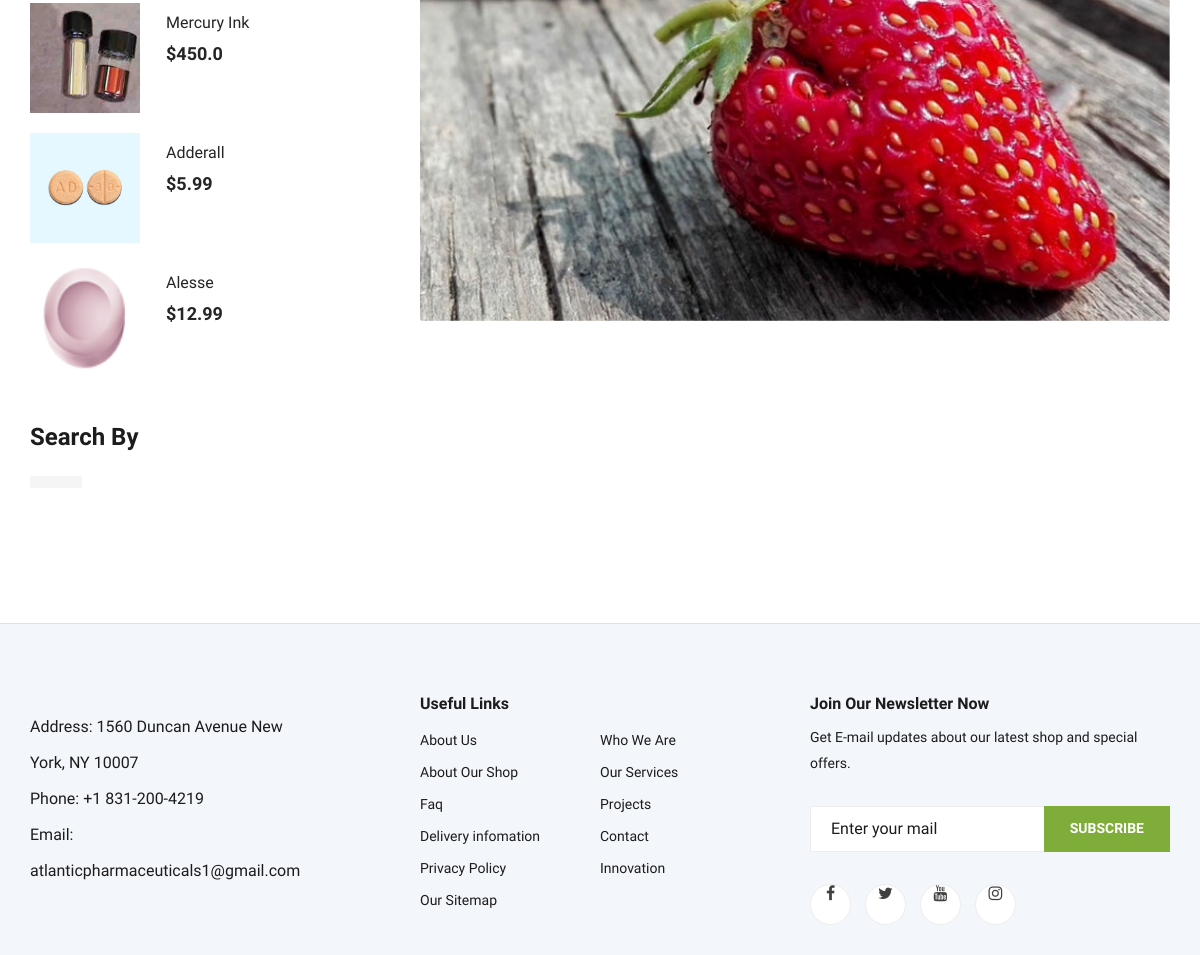
The app's page /pay/ (lower part), older data.
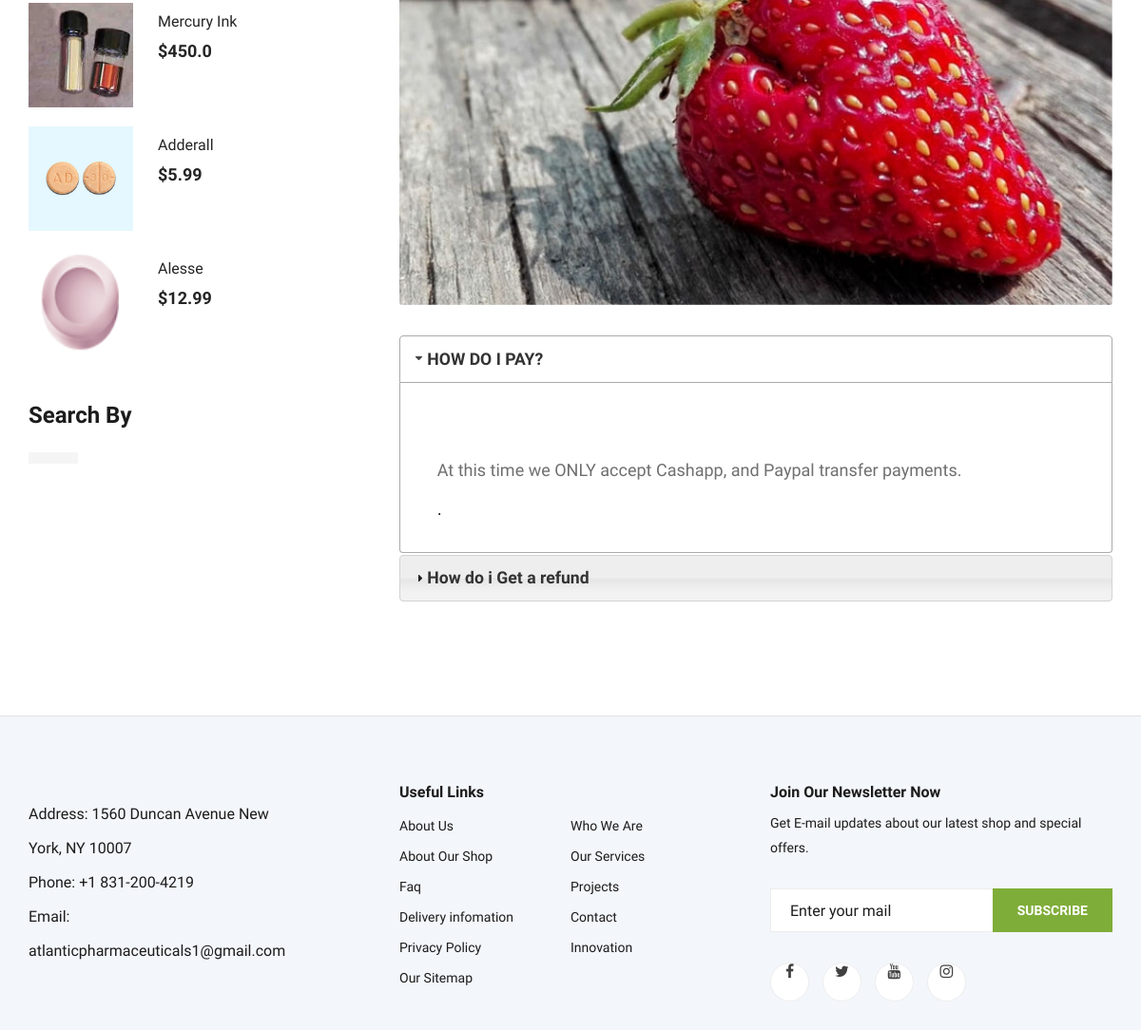
The same page, newer data.
### product/models.py (models this page shows, shortened)
class Product(models.Model):
    STATUS = (
        ('True', 'True'),
        ('False', 'False'),
    )
    VARIANTS = (
        ('None', 'None'),
        ('Size', 'Size'),
        ('Color', 'Color'),
        ('Size-Color', 'Size-Color'),
    )
    category = models.ForeignKey(Category, on_delete=models.CASCADE)
    title = models.CharField(max_length=150)
    keywords = models.CharField(max_length=255)
    description = models.CharField(max_length=255)
    image = models.ImageField(upload_to='images/',null=False)
    price = models.FloatField()
    stock = models.IntegerField()
    amount = models.IntegerField()
    minamount = models.IntegerField()
    variant = models.CharField(max_length=10, choices=VARIANTS, default='None')
    detail = RichTextUploadingField()
    slug = models.SlugField(null=False, unique=True)
    status = models.CharField(max_length=10, choices=STATUS)
    create_at = models.DateTimeField(auto_now_add=True)
    update_at = models.DateTimeField(auto_now=True)
    def image_tag(self):
        if self.image.url is not None:
            return mark_safe('<img src="{}" height="50"/>'.format(self.image.url))
    image_tag.short_description = 'Image'

### home/models.py (models this page shows, shortened)
class PAY(models.Model):
    STATUS = (
        ('True', 'True'),
        ('False', 'False'),
    )
    ordernumber = models.IntegerField()
    question = models.CharField(max_length=200)
    answer = RichTextUploadingField()
    status = models.CharField(max_length=10, choices=STATUS)
    create_at = models.DateTimeField(auto_now_add=True)
    update_at = models.DateTimeField(auto_now=True)

### home/views.py (the view)
# urls.py: path('pay/', views.pay, name='pay'),
def pay(request):
    setting = Setting.objects.get(pk=1)
    category = Category.objects.all()
    pay = PAY.objects.filter(status="True").order_by("ordernumber")
    products_top2 = Product.objects.all().order_by('?')[:4]
    context = {'pay': pay,
               'setting': setting,
               'category': category,
               'products_top2': products_top2,
               }
    return render(request, 'pay.html', context)

### home/templatetags/myapptags.py (called while the page is built)
@register.simple_tag
def shopcartcount(userid):
    count = ShopCart.objects.filter(user_id=userid).count()
    return count

### home/templates/pay.html (shortened to what this page needs)
{% extends 'base.html' %}
{% load static %}
{% block content %}
{% load mptt_tags %}
    <section class="blog-details spad">
        <div class="container">
            <div class="row">
                <div class="col-lg-4 col-md-5 order-md-1 order-2">
                    <div class="blog__sidebar">
                        <div class="blog__sidebar__item">
                            <div class="blog__sidebar__recent">
                            {% for rs in products_top2 %}
                            <a href="/order/addtoshopcart/{{ rs.id}}" class="latest-product__item">
                                <div class="latest-product__item__pic">
                                    <img src="{{rs.image.url}}" alt="/product/{{ rs.id }}/{{ rs.slug }}">
                                </div>
                                <div class="latest-product__item__text">
                                    <h6 href="/product/{{ rs.id }}/{{ rs.slug }}" >{{ rs.title }}</h6>
                                    <span>${{ rs.price }}</span>
                                </div>
                            </a>
                            {% endfor %}
                            </div>
                        </div>
                        <div class="blog__sidebar__item">
                            <h4>Search By</h4>
                            <div class="blog__sidebar__item__tags">
                                    {% recursetree category %}
                        <a href="/category/{{node.id }}/{{ node.slug }}"> {{ node.title }}</a>
{% endrecursetree %}
                            </div>
                        </div>
                    </div>
                </div>
                <div class="col-lg-8 col-md-7 order-md-1 order-1">
                    <div class="blog__details__text">
                        <img src="img/blog/details/details-pic.jpg" alt="">
                        <div id="accordion">
                            {% for rs in pay %}
                            <h3>{{ rs.question }}</h3>
                            <div>
                                <p>
                                    {{ rs.answer | safe }}.
                                </p>
                            </div>
                            {% endfor %}
                        </div>
                    </div>
                </div>
            </div>
        </div>
    </section>
 {% endblock %}

Row changes from the older to the newer data that the page shows:
added PAY: question "HOW DO I PAY?", answer "At this time we ONLY accept Cashapp, and Paypal transfer payments."
added PAY: question "How do i Get a refund"
